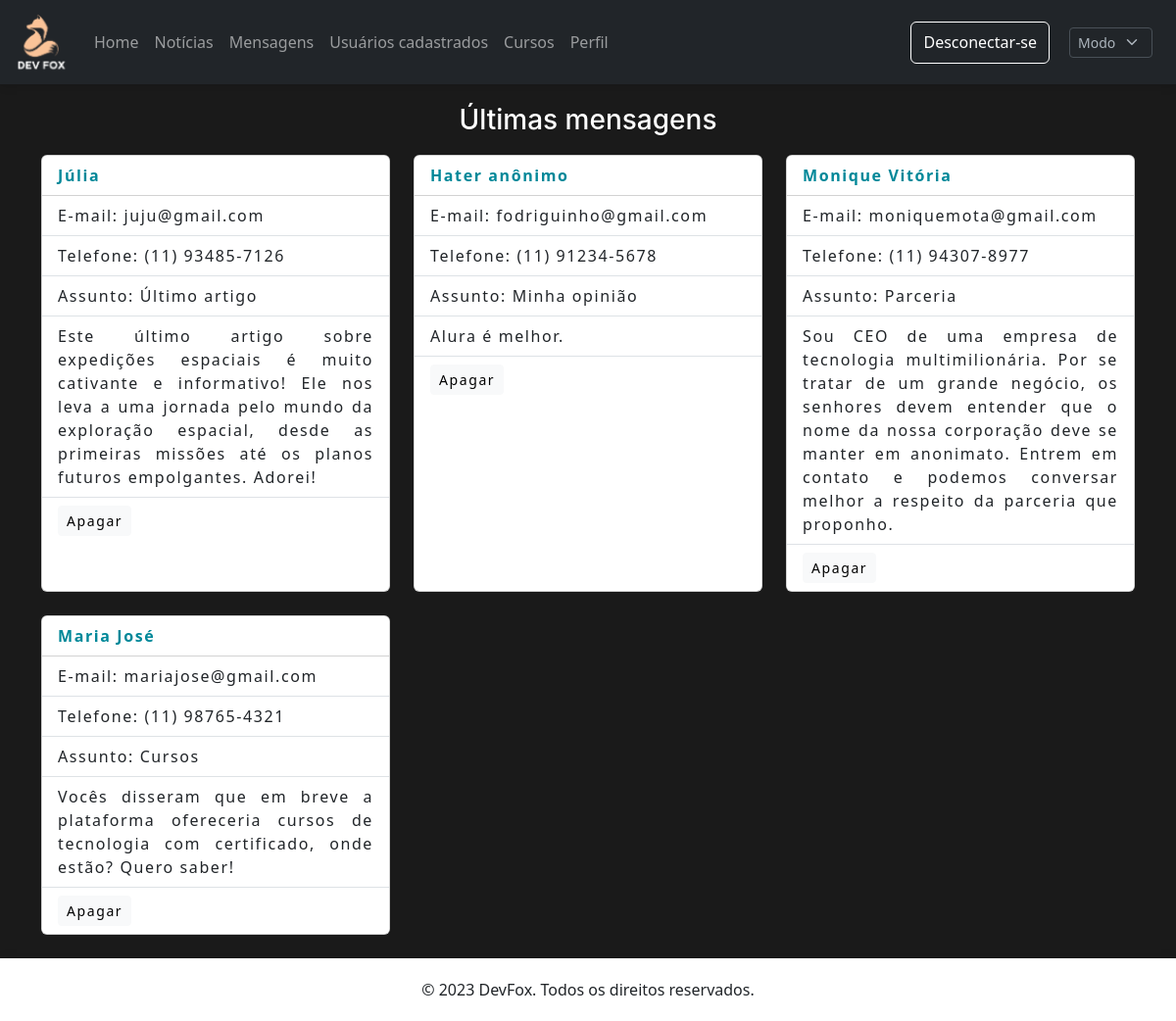
The app's page /admin/contato.php (signed in), older data.
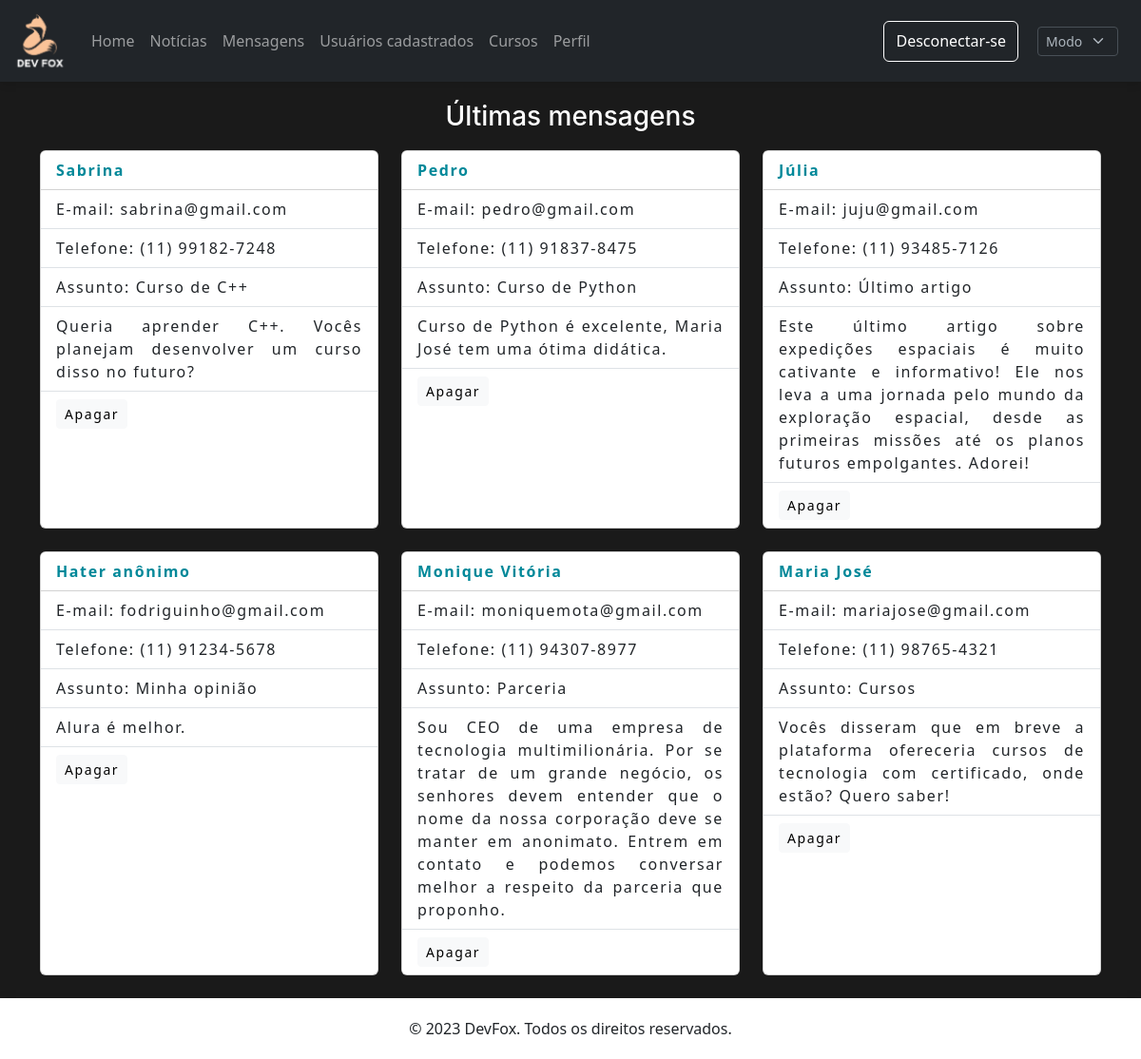
The same page, newer data.
### tables this page shows
CREATE TABLE `contato` (
  `idContato` int(11) NOT NULL,
  `nomeContato` varchar(50) NOT NULL,
  `emailContato` varchar(50) NOT NULL,
  `telefoneContato` varchar(20) NOT NULL,
  `assuntoContato` varchar(100) NOT NULL,
  `mensagemContato` varchar(1000) NOT NULL
);

### admin/contato.php (the view, shortened to what this page needs)
<!DOCTYPE html>
<html lang="en">
<head>
    <?php
        include("../links.php");
    ?>
    <link rel="stylesheet" href="../css/admin.php">
    <link rel="stylesheet" href="../css/card.css">
</head>
<body>
    <?php
        include("./header.php");
    ?>
    <div class="container">
        <h3 class="text-center cards-title" style="margin-bottom: 18px">Últimas mensagens</h3>
        <div class="row row-cols-1 row-cols-md-3 g-4">
            <?php
                include('../conexao.php');
                $consulta = $connection->query("SELECT idContato, nomeContato, emailContato, telefoneContato, assuntoContato, mensagemContato FROM contato ORDER BY idContato DESC");
                while ($linha = $consulta->fetch()) {
                    echo
                    '<div class="col">
                        <div class="card h-100">
                            <div class="card-header card-background">' . $linha['nomeContato'] . '</div>
                            <ul class="list-group list-group-flush">
                                <li class="list-group-item card-text">E-mail: ' . $linha['emailContato'] . '</li>
                                <li class="list-group-item card-text">Telefone: ' . $linha['telefoneContato'] . '</li>
                                <li class="list-group-item card-text">Assunto: ' . $linha['assuntoContato'] . '</li>
                                <li class="list-group-item card-text">' . $linha['mensagemContato'] . '</li>
                                <li class="list-group-item card-text"><a href="./excluir-mensagem.php?id=' . $linha['idContato'] . '" class="btn btn-light btn-sm">Apagar</a></li>
                            </ul>
                        </div>
                    </div>';
                }
            ?>
        </div>
    </div>
    <br>
    <?php
        include('./footer.php');
    ?>
</body>
</html>

Row changes from the older to the newer data that the page shows:
added contato: nomeContato "Sabrina", emailContato "sabrina@gmail.com", telefoneContato "(11) 99182-7248", assuntoContato "Curso de C++", mensagemContato "Queria aprender C++. Vocês planejam desenvolver um curso disso no futuro?"
added contato: nomeContato "Pedro", emailContato "pedro@gmail.com", telefoneContato "(11) 91837-8475", assuntoContato "Curso de Python", mensagemContato "Curso de Python é excelente, Maria José tem uma ótima didática."
